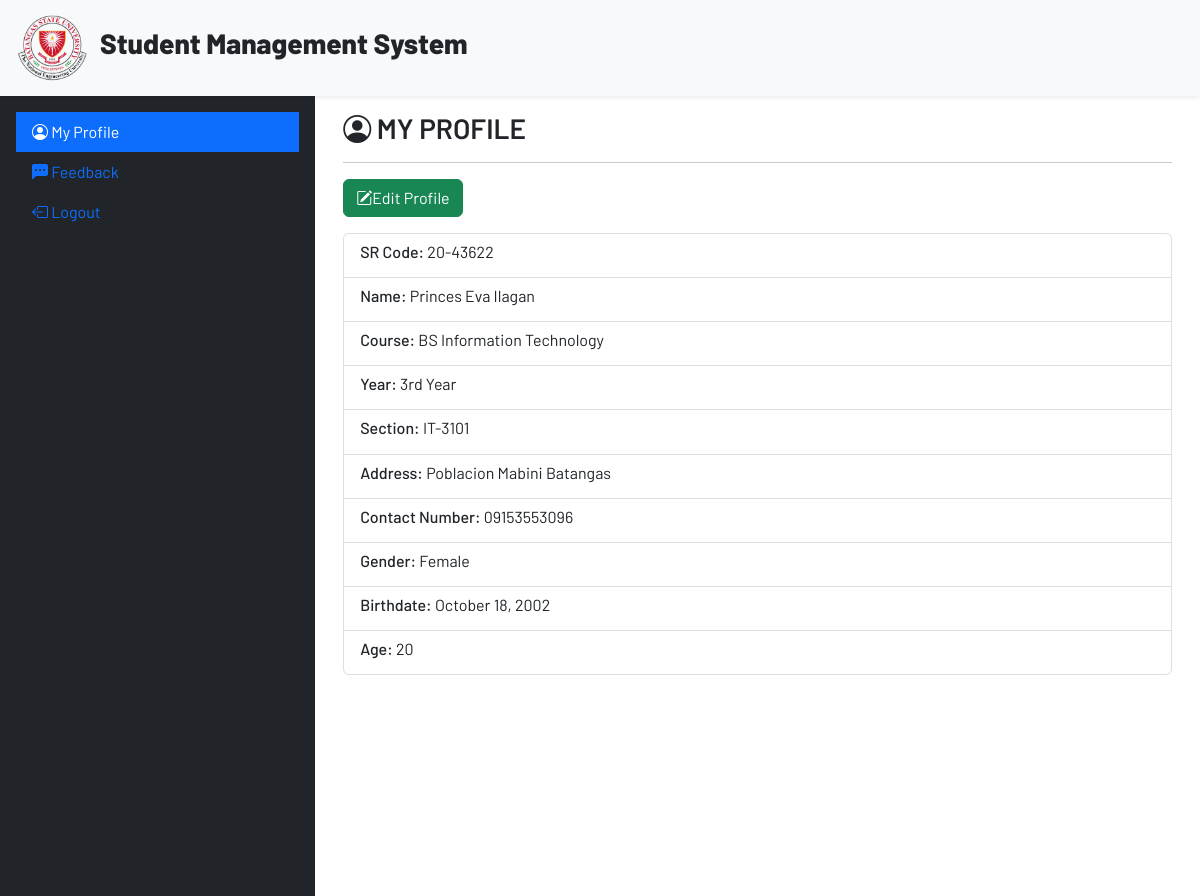
/student/index.php (signed in), run on the app's committed database.
### tables this page shows
CREATE TABLE `student_table` (
  `SR_CODE` varchar(10) NOT NULL,
  `FIRSTNAME` varchar(20) NOT NULL,
  `LASTNAME` varchar(20) NOT NULL,
  `BIRTHDATE` date NOT NULL,
  `AGE` int(11) NOT NULL,
  `SEX` varchar(10) NOT NULL,
  `ADDRESS` varchar(100) NOT NULL,
  `CONTACT_NO` varchar(20) NOT NULL,
  `YEAR_LEVEL` varchar(15) NOT NULL,
  `SEM` varchar(15) NOT NULL,
  `SECTION` varchar(15) NOT NULL,
  `COURSE` varchar(50) NOT NULL
);

### include/my-profile.php (the view, shortened to what this page needs)
<section class="my-profile-section">
    <div class="container">
        <h3><i class="bi bi-person-circle"></i> MY PROFILE</h3>
        <hr>
        <div class="d-flex mb-3">
            <button type="button" class="btn btn-success update-student-profile-btn"
                id="<?php echo $_SESSION['SR_CODE'] ?>" data-bs-toggle="modal" data-bs-target="#editProfileModal"><i
                    class="bi bi-pencil-square"></i>Edit Profile</button>
        </div>
        <ul class="list-group m-0" style="height: fit-content;">
            <li class="list-group-item">
                <h6>SR Code: <span class="fw-normal"><?php echo $_SESSION['SR_CODE']; ?></span></h6>
            </li>
            <li class="list-group-item">
                <h6>Name: <span class="fw-normal"><?php echo $student_name; ?></span></h6>
            </li>
            <li class="list-group-item">
                <h6>Course: <span class="fw-normal"><?php echo $student_course; ?></span></h6>
            </li>
            <li class="list-group-item">
                <h6>Year: <span class="fw-normal"><?php echo $student_year_level; ?></span></h6>
            </li>
            <li class="list-group-item">
                <h6>Section: <span class="fw-normal"><?php echo $student_section; ?></span></h6>
            </li>
            <li class="list-group-item">
                <h6>Address: <span class="fw-normal"><?php echo $student_address; ?></span></h6>
            </li>
            <li class="list-group-item">
                <h6>Contact Number: <span class="fw-normal"><?php echo $student_contact; ?></span></h6>
            </li>
            <li class="list-group-item">
                <h6>Gender: <span class="fw-normal"><?php echo $student_gender; ?></span></h6>
            </li>
            <li class="list-group-item">
                <h6>Birthdate: <span class="fw-normal"><?php echo $student_bday; ?></span></h6>
            </li>
            <li class="list-group-item">
                <h6>Age: <span class="fw-normal"><?php echo $student_age; ?></span></h6>
            </li>
        </ul>
    </div>
</section>

### student/index.php (shortened to what this page needs)
<?php
include "../include/database.php";
if (isset($_SESSION['SR_CODE'])) {
    $sql = "SELECT * FROM student_table WHERE SR_CODE = '" . $_SESSION['SR_CODE'] . "'";
    $student = $conn->query($sql);
    $student = $student->fetch_assoc();
    $student_name = $student['FIRSTNAME'] . " " . $student['LASTNAME'];
    $student_bday = $student['BIRTHDATE'];
    $student_bday = date("F d, Y", strtotime($student_bday));
    $student_age = $student['AGE'];
    $student_gender = $student['SEX'];
    $student_address = $student['ADDRESS'];
    $student_contact = $student['CONTACT_NO'];
    $student_course = $student['COURSE'];
    $student_year_level = $student['YEAR_LEVEL'];
    $student_section = $student['SECTION'];
}
?>
<!DOCTYPE html>
<html lang="en">
<head>
    <link rel="stylesheet" href="https://cdn.jsdelivr.net/npm/bootstrap-icons@1.10.2/font/bootstrap-icons.css">
    <link href="https://cdn.jsdelivr.net/npm/bootstrap@5.2.3/dist/css/bootstrap.min.css" rel="stylesheet"
>
    <link rel="stylesheet" href="../css/style.min.css">
    <link rel="stylesheet" href="//cdn.datatables.net/1.13.1/css/jquery.dataTables.min.css">
</head>
<body>
    <?php include "../include/header.php"; ?>
    <section class="admin-section" style="margin-top: 96px">
        <div class="d-flex align-items-start h-100">
            <div class="nav flex-column nav-pills p-3 h-100 bg-dark" style="width:40vh" id="v-pills-tab" role="tablist"
                aria-orientation="vertical">
                <button class="nav-link rounded-0 active" id="v-pills-myprofile-tab" data-bs-toggle="pill"
                    data-bs-target="#v-pills-myprofile" type="button" role="tab" aria-controls="v-pills-myprofile"
                    aria-selected="true">
                    <i class="bi bi-person-circle"></i> My Profile
                </button>
                <button class="nav-link" id="v-pills-feedback-tab" data-bs-toggle="pill"
                    data-bs-target="#v-pills-feedback" type="button" role="tab" aria-controls="v-pills-feedback"
                    aria-selected="false"><i class="bi bi-chat-left-dots-fill"></i>
                    Feedback</button>
                <a href="logout.php" class="nav-link"><i class="bi bi-box-arrow-left"></i> Logout</a>
            </div>
            <div class="tab-content w-75 h-100" id="v-pills-tabContent">
                <div class="tab-pane p-3 fade show active" id="v-pills-myprofile" role="tabpanel"
                    aria-labelledby="v-pills-myprofile-tab" tabindex="0">
                    <?php include "../include/my-profile.php"; ?>
                </div>
            </div>
        </div>
    </section>
</body>
</html>

### include/header.php
<header class="header bg-light shadow-sm py-2 fixed-top">
    <div class="container-fluid">
        <div class="d-flex justify-content-start align-items-center gap-2">
            <img src="../images/BSU.png" alt="BSU.png" class="header-logo ">
            <h3>Student Management System</h3>
        </div>
    </div>
</header>

### data on the page
student_table: student_name "Princes Eva Ilagan", COURSE "BS Information Technology", YEAR_LEVEL "3rd Year", SECTION "IT-3101", ADDRESS "Poblacion Mabini Batangas", CONTACT_NO "09153553096", SEX "Female", BIRTHDATE "October 18, 2002", AGE "20"

### other printed values
$_SESSION['SR_CODE'] "20-43622"
